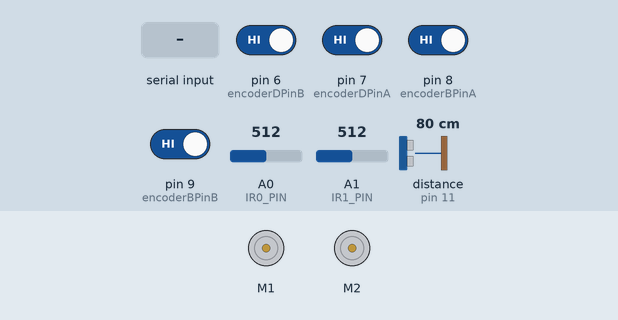
Recording of a sketch running on a simulated Arduino Uno, built with avr-gcc and run on an emulated ATmega328P. Shown: 2 × DC motor (green arrow = forward, orange = backward, longer = faster). Inputs (shaded band) come from the test bench; at power-on: pin 6 (encoderDPinB), pin 7 (encoderDPinA), pin 8 (encoderBPinA), pin 9 (encoderBPinB) HIGH, A0 (IR0_PIN) = 512, A1 (IR1_PIN) = 512, distance to the obstacle (sensor on pin 11) 80 cm. The echo pulse lasts 58.3 µs per cm; what the sketch prints to the serial monitor is not drawn.

Above: at 1.6 s.
1.7 s: "90,45\n" received over Serial
3.2 s: "30,150\n" received over Serial
At 3.32 s:
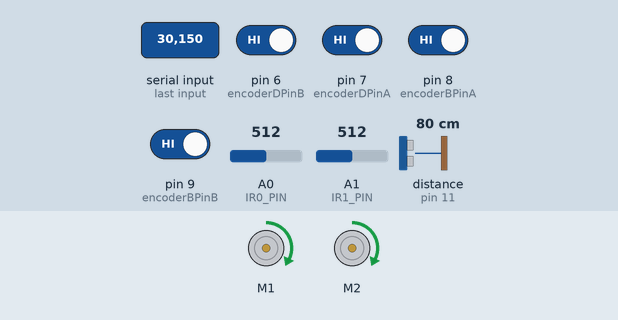
4.8 s: "90\n" received over Serial
At 5.8 s:
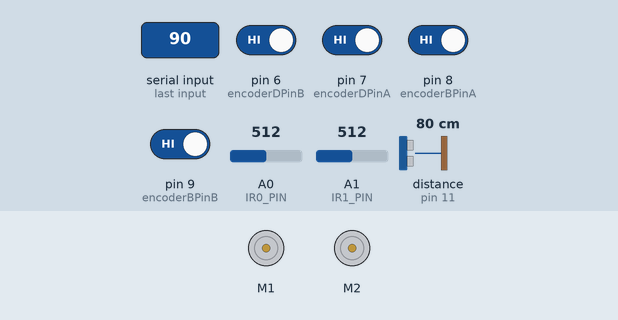
6.3 s: "90,45\n" received over Serial
At 7.0 s:
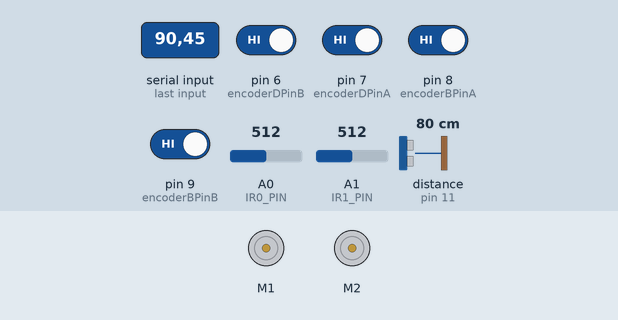
7.8 s: "90\n" received over Serial
At 8.1 s:
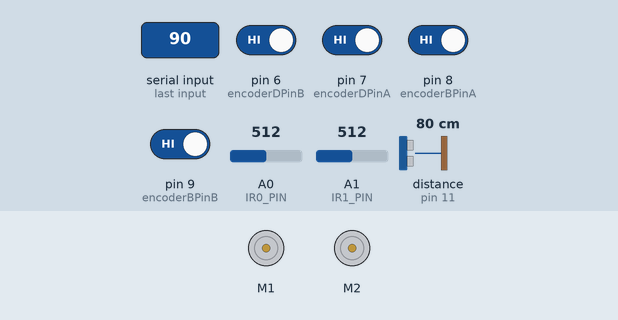
Timing chart, 0 to 10.3 s (numbered marks = the images above; inputs shaded):
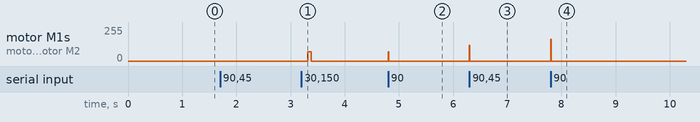

The sketch:

autonomous_robot.ino
```cpp
#include <limits.h>
#include <Wire.h>
#include <Adafruit_MotorShield.h>
#include <PID_v1.h>
#include <NewPing.h>
#include "MedianFilter.h"
#include "MotorController.h"
#include "encoders.h"


// PID
const double Kp = 0.05;
const double Ki = 0.002;
const double Kd = 0;
const unsigned long pidSamplePeriodMillis = 100;

// Motors
const uint8_t maxMotorCommand = 255;
Adafruit_MotorShield AFMS = Adafruit_MotorShield();
Adafruit_DCMotor *motor1 = AFMS.getMotor(1);
Adafruit_DCMotor *motor2 = AFMS.getMotor(2);
MotorController leftMotor(*motor1, encoderDCountInternal, maxMotorCommand, pidSamplePeriodMillis, Kp, Ki, Kd);
MotorController rightMotor(*motor2, encoderBCountInternal, maxMotorCommand, pidSamplePeriodMillis, Kp, Ki, Kd);

// For all distance readings
const uint8_t maxDistance = 100; // <=255 so it fits in the uint8_t
const uint8_t minDistance = 10;
const unsigned long distanceSamplePeriodMillis = 75; // need to wait 38ms +/- 10ms between IR readings,
unsigned long nextMillis = 0;

// Ultrasonic sensor
const uint8_t TRIGGER_PIN = 10;
const uint8_t ECHO_PIN = 11;
NewPing sonar(TRIGGER_PIN, ECHO_PIN);
volatile unsigned long latestSonarResult = 0;

// IR
const uint8_t IR0_PIN = A0;
const uint8_t IR1_PIN = A1;

// For smoothing
const uint8_t distanceFilterSize = 7;
MedianFilter sonarFilter(distanceFilterSize, 0);
MedianFilter ir0(distanceFilterSize, 0);
MedianFilter ir1(distanceFilterSize, 0);


void setup() {
  Serial.begin(115200);

  AFMS.begin();  // create with the default frequency 1.6KHz

  setUpEncoderPins();

  pinMode(IR0_PIN, INPUT);
  pinMode(IR1_PIN, INPUT);

  nextMillis = millis();
  initializeSmoothing();

  leftMotor.setDesiredSpeed(0);
  rightMotor.setDesiredSpeed(0);
  leftMotor.drive();
  rightMotor.drive();
}

void loop() {
  if (Serial.available()) {
    byte ch = Serial.read();
    if (ch >= '1' && ch <= '9') {
      double desiredSpeed = map(ch - '0', 1, 9, -50, 50) / 100.0;
      leftMotor.setDesiredSpeed(desiredSpeed);
      rightMotor.setDesiredSpeed(desiredSpeed);
    }
  }

  if (millis() > nextMillis) {
    nextMillis += distanceSamplePeriodMillis;

    takeSonarReading();
    takeIrReadings();

    uint8_t ir0Distance = ir0.out();
    uint8_t sonarDistance = sonarFilter.out();
    uint8_t ir1Distance = ir1.out();

    Serial.print(ir0Distance);
    Serial.print(' ');
    Serial.print(sonarDistance);
    Serial.print(' ');
    Serial.print(ir1Distance);
    Serial.println();

    if (sonarDistance < 30 || ir0Distance < 30 || ir1Distance < 30) {
      leftMotor.setDesiredSpeed(0);
      rightMotor.setDesiredSpeed(0);
    }
  }

  leftMotor.drive();
  rightMotor.drive();
}

void initializeSmoothing() {
  // fill buffer with readings
  for (uint8_t i = 0; i < distanceFilterSize; i++) {
    while (millis() < nextMillis);
    nextMillis += distanceSamplePeriodMillis;
    handleSonarResult(sonar.ping());
    takeIrReadings();
  }
}

void takeSonarReading() {
  sonar.timer_stop();
  unsigned long sonarResult = latestSonarResult; // Not worried about a data race because we stopped the timer interrupt
  latestSonarResult = 0;
  sonar.ping_timer(echoCheck); // Start the next one ASAP
  handleSonarResult(sonarResult ? sonarResult : NO_ECHO);
}

void echoCheck() {
  if (sonar.check_timer()) {
    latestSonarResult = sonar.ping_result;
  }
}

void handleSonarResult(unsigned long pingTimeMicroseconds) {
  uint8_t noisyDistanceInCm =
    (pingTimeMicroseconds == NO_ECHO ||
    pingTimeMicroseconds > UINT_MAX) ?
      maxDistance :
      constrain(
        NewPing::convert_cm(pingTimeMicroseconds),
        minDistance,
        maxDistance);
  sonarFilter.in(noisyDistanceInCm);
}

void takeIrReadings() {
  ir0.in(irReadingToDistance(analogRead(IR0_PIN)));
  ir1.in(irReadingToDistance(analogRead(IR1_PIN)));
}

// Returns distance in cm
uint8_t irReadingToDistance(uint16_t value) {
  if (value < 10) value = 10;
  return constrain(
      (6787.0 / (value - 3.0)) - 4.0, minDistance, maxDistance);
}
```

MedianFilter.cpp
```cpp
// (licence header left out)
/*
    A median filter object is created by by passing the desired filter window size on object creation.
   The window size should be an odd number between 3 and 255.

   New data is added to the median filter by passing the data through the in() function.  The new medial value is returned.
   The new data will over-write the oldest data point, then be shifted in the array to place it in the correct location.

   The current median value is returned by the out() function for situations where the result is desired without passing in new data.

   !!! All data must be type INT.  !!!

   Window Size / avg processing time [us]
   5  / 22
   7  / 30
   9  / 40
   11 / 49
   21 / 99

*/

#include "MedianFilter.h"


MedianFilter::MedianFilter(int size, int seed)
{
   medFilterWin    = constrain(size, 3, 255); // number of samples in sliding median filter window - usually odd #
   medDataPointer  = size >> 1;           // mid point of window
   data            = (int*)     calloc (size, sizeof(int));     // array for data
   sizeMap         = (uint8_t*) calloc (size, sizeof(uint8_t)); // array for locations of data in sorted list
   locationMap     = (uint8_t*) calloc (size, sizeof(uint8_t)); // array for locations of history data in map list
   oldestDataPoint = medDataPointer;      // oldest data point location in data array
   totalSum        = size * seed;         // total of all values

   for(uint8_t i = 0; i < medFilterWin; i++) // initialize the arrays
   {
      sizeMap[i]     = i;      // start map with straight run
      locationMap[i] = i;      // start map with straight run
      data[i]        = seed;   // populate with seed value
   }
}


int MedianFilter::in(const int & value)
{
   // sort sizeMap
   // small vaues on the left (-)
   // larger values on the right (+)

   boolean dataMoved = false;
   const uint8_t rightEdge = medFilterWin - 1;  // adjusted for zero indexed array

   totalSum += value - data[oldestDataPoint];  // add new value and remove oldest value

   data[oldestDataPoint] = value;  // store new data in location of oldest data in ring buffer

   // SORT LEFT (-) <======(n) (+)
   if(locationMap[oldestDataPoint] > 0) // don't check left neighbours if at the extreme left
   {
      for(uint8_t i = locationMap[oldestDataPoint]; i > 0; i--)   //index through left adjacent data
      {
         uint8_t n = i - 1;   // neighbour location

         if(data[oldestDataPoint] < data[sizeMap[n]]) // find insertion point, move old data into position
         {
            sizeMap[i] = sizeMap[n];   // move existing data right so the new data can go left
            locationMap[sizeMap[n]]++;

            sizeMap[n] = oldestDataPoint; // assign new data to neighbor position
            locationMap[oldestDataPoint]--;

            dataMoved = true;
         }
         else
         {
            break; // stop checking once a smaller value is found on the left
         }
      }
   }

   // SORT RIGHT (-) (n)======> (+)
   if(!dataMoved && locationMap[oldestDataPoint] < rightEdge) // don't check right if at right border, or the data has already moved
   {
      for(int i = locationMap[oldestDataPoint]; i < rightEdge; i++)   //index through left adjacent data
      {
         int n = i + 1;   // neighbour location

         if(data[oldestDataPoint] > data[sizeMap[n]]) // find insertion point, move old data into position
         {
            sizeMap[i] = sizeMap[n];   // move existing data left so the new data can go right
            locationMap[sizeMap[n]]--;

            sizeMap[n] = oldestDataPoint; // assign new data to neighbor position
            locationMap[oldestDataPoint]++;
         }
         else
         {
            break; // stop checking once a smaller value is found on the right
         }
      }
   }
   oldestDataPoint++;       // increment and wrap
   if(oldestDataPoint == medFilterWin) oldestDataPoint = 0;

   return data[sizeMap[medDataPointer]];
}


int MedianFilter::out() // return the value of the median data sample
{
   return  data[sizeMap[medDataPointer]];
}


int MedianFilter::getMin()
{
   return data[sizeMap[ 0 ]];
}


int MedianFilter::getMax()
{
   return data[sizeMap[ medFilterWin - 1 ]];
}


int MedianFilter::getMean()
{
   return totalSum / medFilterWin;
}


int MedianFilter::getStDev()  // Arduino run time [us]: filterSize * 2 + 131
{
   int32_t diffSquareSum = 0;
   int mean = getMean();

   for( int i = 0; i < medFilterWin; i++ )
   {
      int diff = data[i] - mean;
      diffSquareSum += diff * diff;
   }

   return int( sqrtf( float(diffSquareSum) / float(medFilterWin - 1) ) + 0.5f );
}


// *** debug fuctions ***
/*
void MedianFilter::printData() // display sorting data for debugging
{
   for(int i=0; i<medFilterWin; i++)
   {
      Serial.print(data[i]);
      Serial.print("\t");
   }
   Serial.println("Data in ring buffer");
}

void MedianFilter::printSizeMap()
{
   for(int i=0; i<medFilterWin; i++)
   {
      Serial.print(sizeMap[i]);
      Serial.print("\t");
   }
   Serial.println("Size Map, data sorted by size");
}

void MedianFilter::printLocationMap()
{
   for(int i=0; i<medFilterWin; i++)
   {
      Serial.print(locationMap[i]);
      Serial.print("\t");
   }
   Serial.println("Location Map, size data sorted by age");
}

void MedianFilter::printSortedData() // display data for debugging
{
   for(int i=0; i<medFilterWin; i++)
   {
      Serial.print(data[sizeMap[i]]);
      Serial.print("\t");
   }
   Serial.println("Data sorted by size");
}
*/
```

MedianFilter.h
```cpp
// (licence header left out)
/*
   A median filter object is created by by passing the desired filter window size on object creation.
   The window size should be an odd number between 3 and 255.

   New data is added to the median filter by passing the data through the in() function.  The new medial value is returned.
   The new data will over-write the oldest data point, then be shifted in the array to place it in the correct location.

   The current median value is returned by the out() function for situations where the result is desired without passing in new data.

   !!! All data must be type INT.  !!!
 */

#ifndef MedianFilter_h

   #define MedianFilter_h

   #include "Arduino.h"

   class MedianFilter
   {
      public:
         MedianFilter(int size, int seed);
         int in(const int & value);
         int out();

         int getMin();
         int getMax();
         int getMean();
         int getStDev();

         /*
         void printData();    // used for debugging
         void printSizeMap();
         void printLocationMap();
         void printSortedData();
         */

      private:
         uint8_t medFilterWin;      // number of samples in sliding median filter window - usually odd #
         uint8_t medDataPointer;     // mid point of window
         int     * data;         // array pointer for data sorted by age in ring buffer
         uint8_t * sizeMap;     // array pointer for locations data in sorted by size
         uint8_t * locationMap;   // array pointer for data locations in history map
         uint8_t oldestDataPoint; // oldest data point location in ring buffer
         int32_t totalSum;
   };

#endif
```

MotorController.h
```cpp
#include <Adafruit_MotorShield.h>

class MotorController {
  private:

  Adafruit_DCMotor &motor;
  volatile long &encoderCount;
  const uint8_t maxMotorCommand;
  int16_t signedMotorCommand = 0; // -255 to 255
  const unsigned long pidSamplePeriodMillis;
  const double metersPerSecondToPulsesPerSample;
  PID pid;
  double desiredSpeed = 0; // in encoder clicks per samplePeriodMillis
  double measuredSpeed = 0; // in encoder clicks per samplePeriodMillis
  double pidOutput = 0;

  public:

  MotorController(
      Adafruit_DCMotor &motor,
      volatile long &encoderCount,
      uint8_t maxMotorCommand,
      unsigned long pidSamplePeriodMillis,
      double Kp,
      double Ki,
      double Kd
  ) :
      motor(motor),
      encoderCount(encoderCount),
      maxMotorCommand(maxMotorCommand),
      pidSamplePeriodMillis(pidSamplePeriodMillis),
      metersPerSecondToPulsesPerSample(
        0.001 /*  s/ms */ *
        3840.0 /* pulses/rev */ /
        0.204 /* m/rev */ *
        pidSamplePeriodMillis /* ms/sample */
        /* = pulses/sample */),
      pid(&measuredSpeed, &pidOutput, &desiredSpeed, Kp, Ki, Kd, DIRECT) {
    pid.SetSampleTime(pidSamplePeriodMillis);
    pid.SetOutputLimits(-255, 255); // Capped to maxMotorCommand separately
    pid.SetMode(AUTOMATIC);
  }

  // 0.5 m/s is about the most I've been getting from these motors
  void setDesiredSpeed(double desiredSpeedInMetersPerSecond) {
    this->desiredSpeed = desiredSpeedInMetersPerSecond * metersPerSecondToPulsesPerSample;
    if (desiredSpeed == 0) {
      pid.SetMode(MANUAL);
      signedMotorCommand = 0;
    }
    else {
      noInterrupts();
      encoderCount = 0;
      interrupts();
      pid.SetMode(AUTOMATIC);
    }
  }

  void drive() {
    noInterrupts();
    measuredSpeed = encoderCount;
    interrupts();

    if (pid.Compute()) { // If pidSamplePeriodMillis met, reads measuredSpeed, desiredSpeed, sets pidOutput, returns true
      noInterrupts();
      encoderCount = 0;
      interrupts();
      signedMotorCommand = constrain(signedMotorCommand + pidOutput, -maxMotorCommand, maxMotorCommand);
    }

    if (desiredSpeed > 0 && signedMotorCommand > 0) {
      motor.setSpeed(signedMotorCommand);
      motor.run(FORWARD);
    }
    else if (desiredSpeed < 0 && signedMotorCommand < 0) {
      motor.setSpeed(-signedMotorCommand);
      motor.run(BACKWARD);
    }
    else {
      motor.setSpeed(0);
      motor.run(RELEASE);
    }
  }

  void log(Stream &stream) {
    stream.print(desiredSpeed / metersPerSecondToPulsesPerSample * 500.0); // x500 for better range for Serial Plotter
    stream.print(' ');
    stream.print(measuredSpeed / metersPerSecondToPulsesPerSample * 500.0); // x500 for better range for Serial Plotter
    stream.print(' ');
    stream.print(signedMotorCommand);
    stream.println();
  }
};
```

encoders.h
```cpp
const int8_t encoder_pci_lookup_table[] = {0,-1,1,0,1,0,0,-1,-1,0,0,1,0,1,-1,0};

// Pins must be adjacent and in same pin change interrupt port
const uint8_t encoderDPinA = 7;
const uint8_t encoderDPinB = 6;
// Number of bit positions to shift PIND right to get above pins into least-significant bits, ie 0b00xx
// To find out, log it or check https://www.arduino.cc/en/Hacking/Atmega168Hardware
// (168 is same as 328 for the Uno). Look for PDx where x is the bit position, 0 being LSB
const uint8_t encoderDShift = 6;
volatile long encoderDCountInternal = 0;

const uint8_t encoderBPinA = 8;
const uint8_t encoderBPinB = 9;
// Number of bit positions to shift PINB right to get above pins into least-significant bits, ie 0b00xx
// To find out, log it or check https://www.arduino.cc/en/Hacking/Atmega168Hardware
// (168 is same as 328 for the Uno). Look for PBx where x is the bit position, 0 being LSB
const uint8_t encoderBShift = 0;
volatile long encoderBCountInternal = 0;

void pciSetup(byte pin) {
  *digitalPinToPCMSK(pin) |= bit (digitalPinToPCMSKbit(pin));  // enable pin
  PCIFR |= bit (digitalPinToPCICRbit(pin)); // clear any outstanding interrupt
  PCICR |= bit (digitalPinToPCICRbit(pin)); // enable interrupt for the group
}

void setUpEncoderPins() {
  pinMode(encoderDPinA, INPUT_PULLUP);
  pinMode(encoderDPinB, INPUT_PULLUP);
  pinMode(encoderBPinA, INPUT_PULLUP);
  pinMode(encoderBPinB, INPUT_PULLUP);

  noInterrupts();
  pciSetup(encoderDPinA);
  pciSetup(encoderDPinB);
  pciSetup(encoderBPinA);
  pciSetup(encoderBPinB);
  interrupts();
}

// handle pin change interrupt for D0 to D7, for encoderD
// See http://makeatronics.blogspot.com/2013/02/efficiently-reading-quadrature-with.html
ISR (PCINT2_vect) {
  static uint8_t enc_val = 0;

  enc_val = enc_val << 2; // Make room for new bits
  enc_val = enc_val | ((PIND >> encoderDShift) & 0b11); // PIND is pins 0-7

  encoderDCountInternal -= encoder_pci_lookup_table[enc_val & 0b1111];
}

// handle pin change interrupt for D8 to D13, for encoderB
// See http://makeatronics.blogspot.com/2013/02/efficiently-reading-quadrature-with.html
ISR (PCINT0_vect) {
  static uint8_t enc_val = 0;

  enc_val = enc_val << 2; // Make room for new bits
  enc_val = enc_val | ((PINB >> encoderBShift) & 0b11); // PINB is pins 8-13

  encoderBCountInternal -= encoder_pci_lookup_table[enc_val & 0b1111];
}
```

Measured:
- after the input at 3.2 s, motor M1, motor M2: stopped → forward 70/255 after 0.11 s, → stopped 0.07 s later
- after the input at 4.8 s, motor M1, motor M2: stopped → forward 70/255 at once, → stopped 0.01 s later
- after the input at 6.3 s, motor M1, motor M2: stopped → forward 118/255 at once, → stopped 0.01 s later
- after the input at 7.8 s, motor M1, motor M2: stopped → forward 165/255 at once, → stopped 0.01 s later
